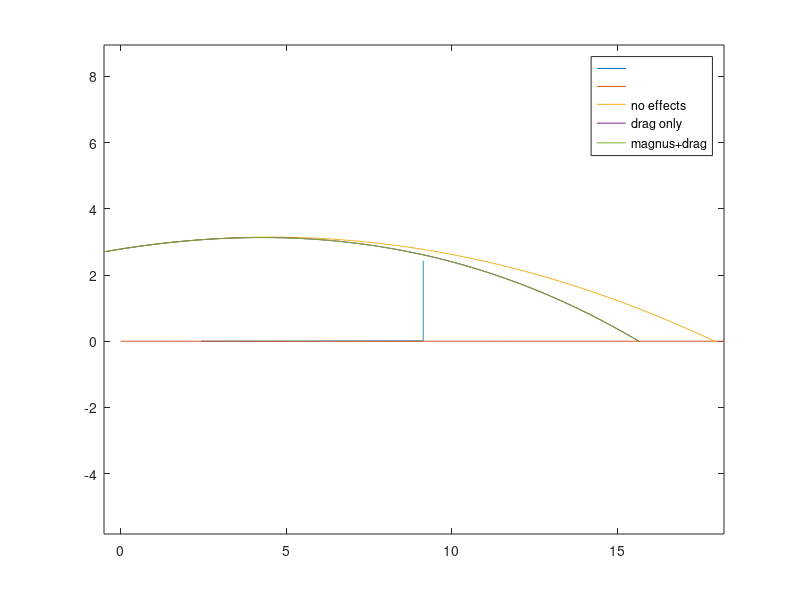

Recreate this plot in MATLAB.
clear all, clc

% Articles
% https://thesportjournal.org/article/normative-profiles-for-serve-speed-for-the-training-of-the-serve-and-reception-in-volleyball/
% https://www.mdpi.com/2076-3417/9/19/4007

%% Arrays and Variables

x = zeros(1000,1);
y = zeros(1000,1);
xdrag = zeros(1000,1);
ydrag = zeros(1000,1);
xdragmagnus = zeros(1000,1);
ydragmagnus = zeros(1000,1);
Vx = zeros(1000,1);
Vy = zeros(1000,1);
Vxdrag = zeros(1000,1);
Vydrag = zeros(1000,1);
Vxdragmagnus = zeros(1000,1);
Vydragmagnus = zeros(1000,1);
xnet = zeros(300,1);
ynet = zeros(300,1);
xfloor = zeros(300,1);
yfloor = zeros(300,1);

yfinished = 0;
ydfinished = 0;
ydmfinished = 0;

% Serve variables
angledeg = 10; % angle in degrees
angle = angledeg*pi/180; % angle for calcs
Vi = 17; % velocity in meters/s
x(1) = -.5;
y(1) = 2.70;

% angledeg = 10; % angle in degrees
% angle = angledeg*pi/180; % angle for calcs
% Vi = 22; % velocity in meters/s
% x(1) = -.5;
% y(1) = 2.70;

% Ball starts
ydrag(1) = y(1);
ydragmagnus(1) = y(1);
xdrag(1) = x(1);
xdragmagnus(1) = x(1);
Vix = Vi*cos(angle);
Viy = Vi*sin(angle);
Vx(1) = Vix;
Vy(1) = Viy;
Vxdrag(1) = Vix;
Vydrag(1) = Viy;
Vxdragmagnus(1) = Vix;
Vydragmagnus(1) = Viy;

% Making net and floor
% Net
xnet(1) = 2.43;
ynet(1) = 0;

% Floor
xfloor(1) = 0;
yfloor(1) = 0;

for j = 2:300
    xnet(j) = 18.288/2;
    ynet(j) = ynet(j-1)+(2.4384/300);
    xfloor(j) = xfloor(j-1)+(18.288/300);
    yfloor(j) = 0;
end

%% Creating arrays based on accel/velocity/position
timesteps = 500;
for i = 2:timesteps
    timestepsize = 3/timesteps;
    t = i*timestepsize;
    % Drag variables, https://www.mdpi.com/2076-3417/9/19/4007
    radius = .105;
    A = pi*radius^2;
    rho = 1.293; % density of air
    %Cd = .3; % Ranges from ~.45 for v=10 to .2 for v >= 18
    Cd = .2; % Ranges from ~.45 for v=10 to .2 for v >= 18
    m = .28; % mass in kg
    % Drag force calculation
    if Vy(i-1) > 0
        Dy = -Cd*rho*((Vydrag(i-1))^2)*A/2;
    else
        Dy = Cd*rho*((Vydrag(i-1))^2)*A/2;
        if Dy > 9.81*m
            Dy = 9.81*m;
        end
    end
    Dx = -Cd*rho*((Vxdrag(i-1))^2)*A/2;

    % Calculating velocity and position with drag
    Vxdrag(i) = Vxdrag(i-1) + (Dx/m)*timestepsize;
    Vydrag(i) = Vydrag(i-1) + (-9.81+Dy/m)*timestepsize;
    xdrag(i) = xdrag(i-1) + Vxdrag(i)*timestepsize;
    ydrag(i) = ydrag(i-1) + Vydrag(i)*timestepsize;

    % Calculating effects of Magnus force
    velapprox = Vi;
    omega = 30; % radians per s
    S = radius*omega/velapprox;
    disp(S);
    CL = 0; % Float serve, no spin
    %CL = .1; % Lift coefficient for Magnus, approx based on S
    %CL = .2; % Lift coefficient for Magnus, approx based on S
    Vdragmagnustotal = sqrt((Vydragmagnus(i-1)^2)+(Vxdragmagnus(i-1)^2)); % magnitude of ball velocity
    Vdragmagnusangle = atan((Vydragmagnus(i-1))/(Vxdragmagnus(i-1))); % angle of ball vel traj
    disp(rad2deg(Vdragmagnusangle));
    % FMagnus = .5*Cl*rho*A*v^2
    FMagnus = .5*CL*rho*A*(Vdragmagnustotal)^2;
    if Vdragmagnusangle > 0
        FMagnusx = FMagnus*sin(Vdragmagnusangle);
        FMagnusy = FMagnus*-cos(Vdragmagnusangle);
    else
        FMagnusx = FMagnus*-sin(Vdragmagnusangle);
        FMagnusy = FMagnus*-cos(Vdragmagnusangle);
    end
    %disp(FMagnusx);
    %disp(FMagnusy);
    DMx = Dx + FMagnusx; % Drag force + Magnus force
    DMy = Dy + FMagnusy; % Drag force + Magnus force
    disp('DMx');
    disp('DMx');
    disp(Dx);
    disp(FMagnusx);
    %disp(Dy);
    %disp(FMagnusy/m);
    % Calculating velocity and position with drag + Magnus force
    Vxdragmagnus(i) = Vxdragmagnus(i-1) + (DMx/m)*timestepsize;
    Vydragmagnus(i) = Vydragmagnus(i-1) + (-9.81+DMy/m)*timestepsize;
    xdragmagnus(i) = xdragmagnus(i-1) + Vxdragmagnus(i)*timestepsize;
    ydragmagnus(i) = ydragmagnus(i-1) + Vydragmagnus(i)*timestepsize;

    % No drag
    Dx = 0;
    Dy = 0;
    % m = 1;
    Vx(i) = Vx(1) + (Dx/m)*t;
    Vy(i) = Vy(1) + (-9.81+Dy/m)*t;
    x(i) = x(1) + Vix*t + .5*(Dx/m)*t^2;
    y(i) = y(1) + Viy*t + .5*(-9.81+Dy/m)*(t^2);
end

%% Ending arrays upon floor
for yvals=1:1000
    if ydragmagnus(yvals) <= 0 && ydmfinished == 0
        endvaldm = yvals;
        ydmfinished = 1;
    end
    if ydrag(yvals) <= 0 && ydfinished == 0
        endvald = yvals;
        ydfinished = 1;
    end
    if y(yvals) <= 0 && yfinished == 0
        endval = yvals;
        yfinished = 1;
    end
end
xdragmagnusbeforefloor = xdragmagnus(1:endvaldm);
ydragmagnusbeforefloor = ydragmagnus(1:endvaldm);
xdragbeforefloor = xdrag(1:endvald);
ydragbeforefloor = ydrag(1:endvald);
xbeforefloor = x(1:endval);
ybeforefloor = y(1:endval);

%% Plotting arrays
plot(xnet,ynet);
hold on
plot(xfloor,yfloor);
hold on
plot(xbeforefloor,ybeforefloor);
hold on
plot(xdragbeforefloor,ydragbeforefloor);
hold on
plot(xdragmagnusbeforefloor,ydragmagnusbeforefloor);
axis equal
legend('','','no effects','drag only','magnus+drag')
hold off;
